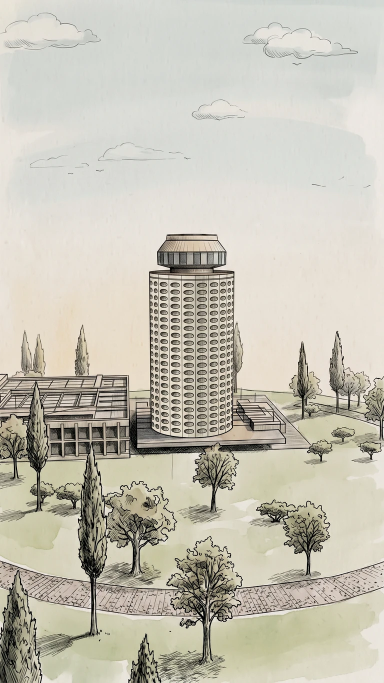
#> input picture beta/frames/v_angle_0.webp, 768 x 1365 px (shown at 1/2 size)
$ python -i gemini_road_mask.py   (imports and definitions only)   (older library calls are emulated)
#> lines starting #> are read from the running program, lines starting #| are printed output that depends on the picture
#!/usr/bin/env python3
"""Маска проезжей части из Gemini → ambient.roads (e1.11, docs/ENGINE-LIFE.md «Рецепт»).

  python3 tools/gemini_road_mask.py tests/lenin lenin_2 картинка_gemini.jpg [--own] [--overlay DIR] [--write]

1. В Gemini (pro.gemini.one1) на копии кадра: «paint ONLY the roadway … in pure solid red #FF0000, keep everything else unchanged».
2. Картинка приводится к размеру кадра и совмещается с рисунком: сдвиг и масштаб по осям подбираются по контурам вне красного
   (Gemini слегка перерисовывает и сдвигает кадр).
3. Красное (R > 170, G < 95, B < 95) → маска; чистка мелочи. --own: пересечение с нынешними ambient.roads кадра (свои полигоны
   по путям, расширенные на --grow px, по умолчанию 14) — итог только там, где согласны оба; края дороги — от Gemini.
4. Контуры → многоугольники в долях кадра (кольцо — «замочной скважиной»: внешний контур + дыра обратным ходом).
   --write пишет их в ambient.roads кадра (одна строка ambient в building.json меняется, остальное файла — нет);
   сырая маска Gemini и итог — tests/<здание>/source/roads/<кадр>_gemini.png / _roads.png.
"""
import json, sys
from pathlib import Path
import numpy as np
import cv2
from PIL import Image

sys.path.insert(0, str(Path(__file__).resolve().parent))
from building_schema import in_poly  # noqa: E402


def edges(gray):
    g = cv2.GaussianBlur(gray, (0, 0), 1.2)
    mag = cv2.magnitude(cv2.Sobel(g, cv2.CV_32F, 1, 0), cv2.Sobel(g, cv2.CV_32F, 0, 1))
    return cv2.GaussianBlur(mag, (0, 0), 2.0)


# [119 lines left out: functions align, polygons, raster, main, not called in this run]


# [2 lines not run here, left out]

>>> import cv2
>>> picture = cv2.imread('../beta/frames/v_angle_0.webp', cv2.IMREAD_GRAYSCALE)
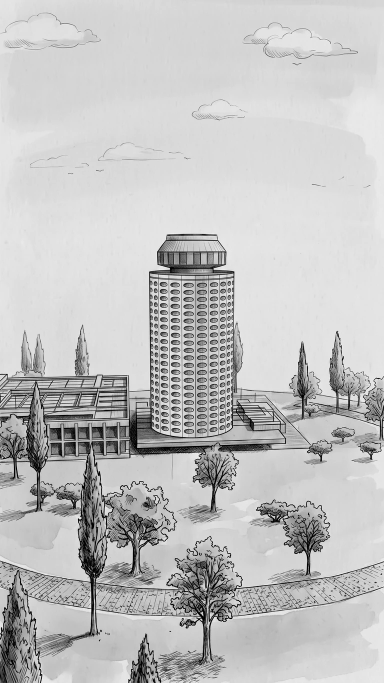
#> picture: shape (1365, 768) (shown at 1/2 size); min 0, max 253, mean 193.4
>>> result = edges(picture)
#> in edges, `mag = cv2.magnitude(cv2.Sobel(g, cv2.CV_32F, 1, 0), cv2.Sobel(g, cv2.C..`:
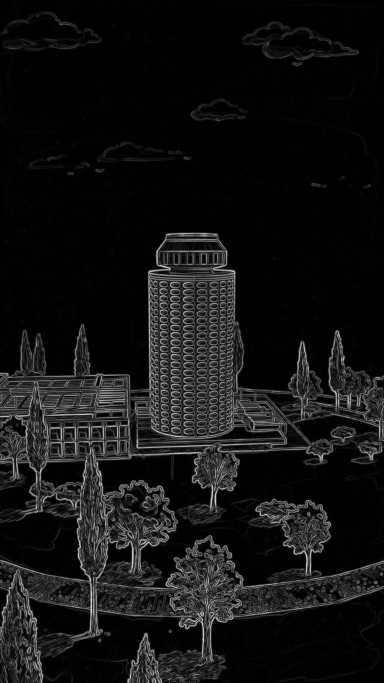
#> mag: shape (1365, 768) float32 (shown at 1/2 size); min 0, max 521, mean 39.4; drawn with min black and max white
#> in edges, `return cv2.GaussianBlur(mag, (0, 0), 2.0)`:
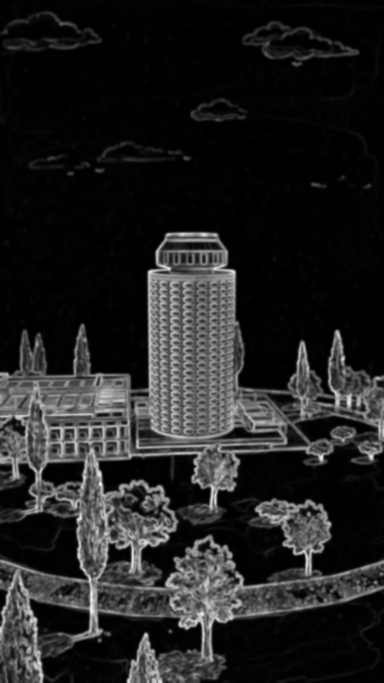
#> returned value: shape (1365, 768) float32 (shown at 1/2 size); min 0, max 295, mean 39.4; drawn with min black and max white

$ run again, on beta/frames/v_angle_4_building.webp
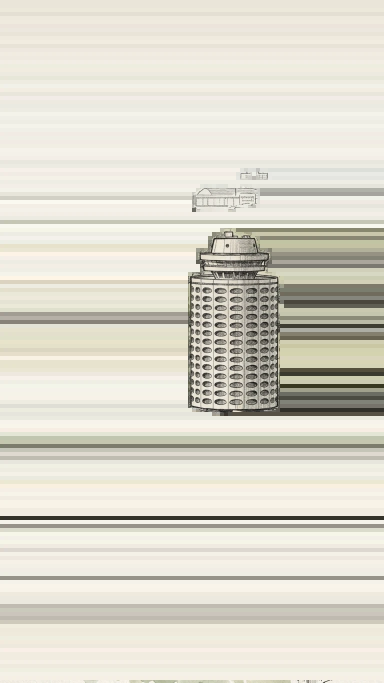
#> input picture beta/frames/v_angle_4_building.webp, 768 x 1365 px (shown at 1/2 size)
#> in edges, `mag = cv2.magnitude(cv2.Sobel(g, cv2.CV_32F, 1, 0), cv2.Sobel(g, cv2.C..`:
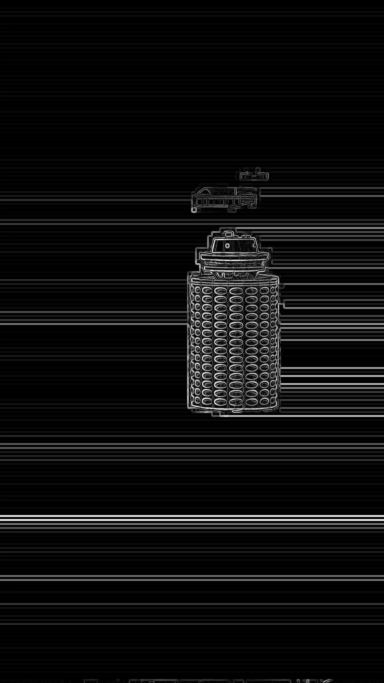
#> mag: shape (1365, 768) float32 (shown at 1/2 size); min 0, max 440, mean 23.9; drawn with min black and max white
#> in edges, `return cv2.GaussianBlur(mag, (0, 0), 2.0)`:
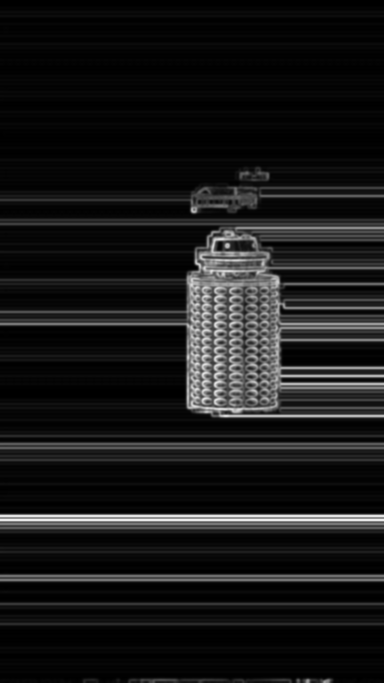
#> returned value: shape (1365, 768) float32 (shown at 1/2 size); min 0, max 254.8, mean 23.9
